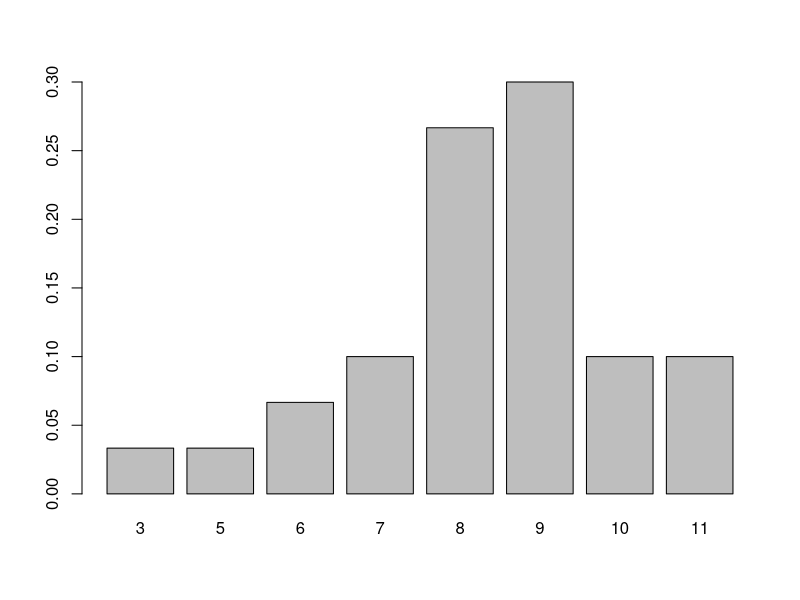
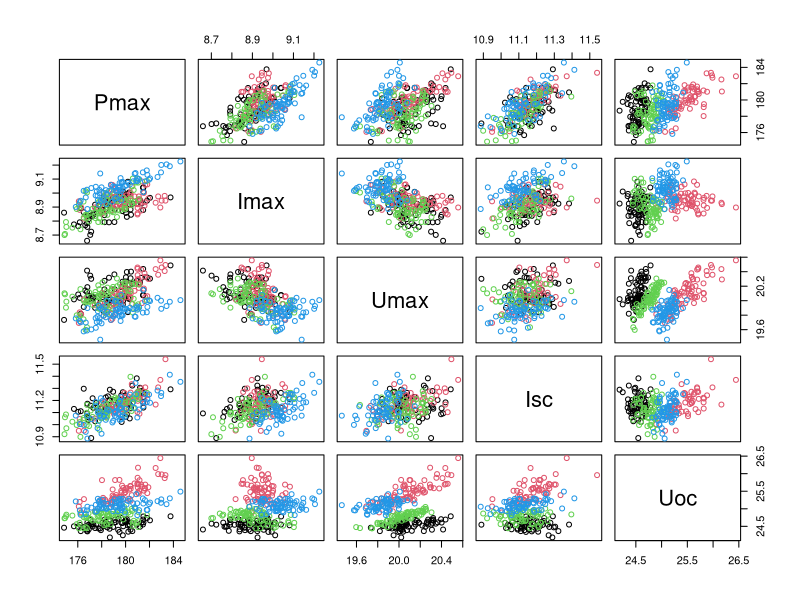
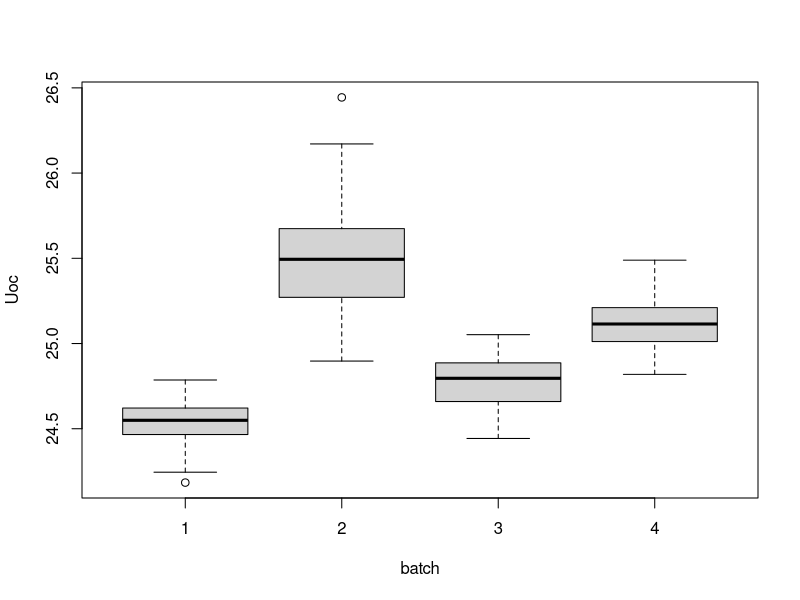
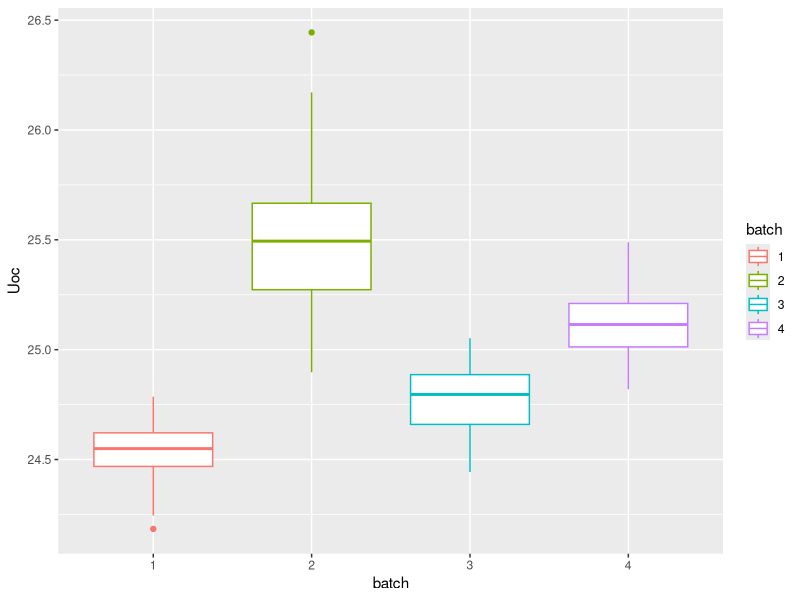
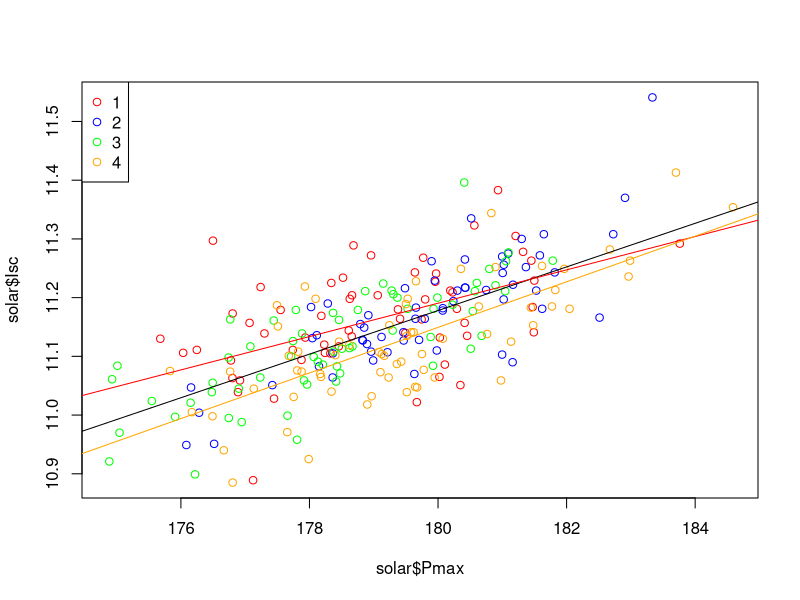
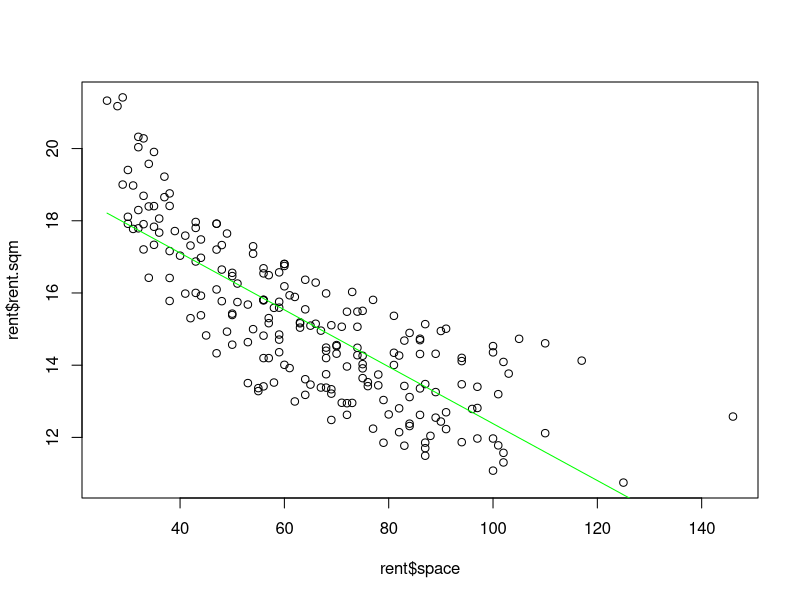
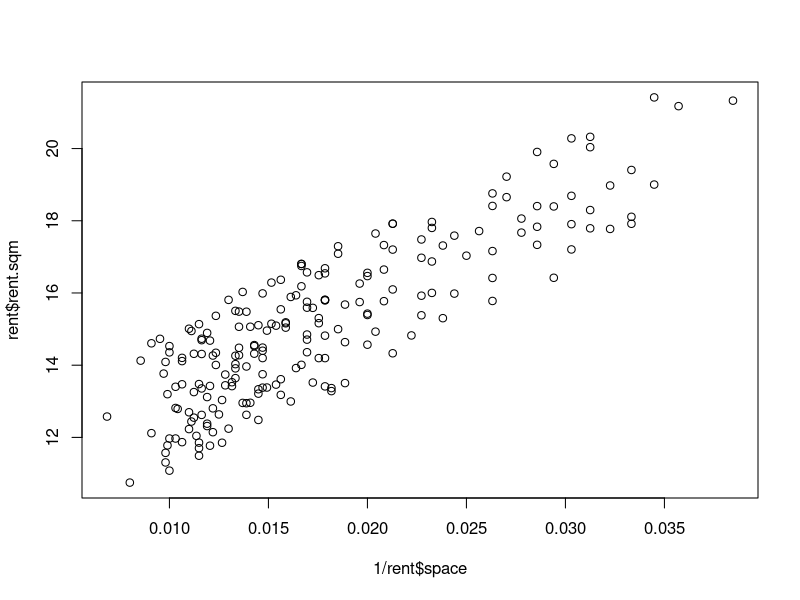
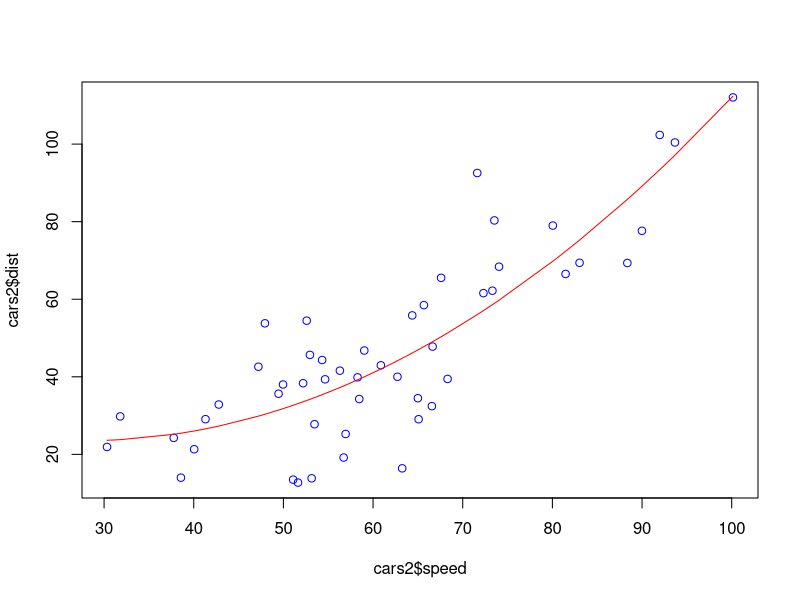

Source code (R) for these figures, in order:
library(ggplot2)
library(MASS)

######
#Task9
######

# (a) Draw a random sample of size m = 30 from a B(n,p)-distribution, 
# the Binomial distribution with parameter n = 12 and p = 0.7, 
# applying the R-function rbinom.

#Number of observations you want to see
#Number of trials per observation
#probability of success for each trial

binom_sample = rbinom(30, 12, 0.7)

# (b) Construct the bar plot and 
# add the probability mass function (pmf) of the generating distribution.

binom_pmf = table(binom_sample)/30

barplot(binom_pmf)

# (c) Calculate the mean (x ̄) and the variance (s2) of your sample and 
# write them in the title of the figure. Furthermore, calculate

T_m.n.p = sqrt(30) * (mean(binom_sample) - 12*0.7)/sqrt(12*0.7*0.3)

# (d) Write a function with arguments m, n and p 
# which draws a new random sample of size
# m from a B(n,p)-distribution and returns the value of Tm,n,p.

my.t.m.n.p = function(m, n, p){
  
  binom_sample = rbinom(m, n, p)
  
  return(sqrt(m) * (mean(binom_sample) - n*p) / sqrt(n*p*(1-p)))
  
}

# (e) Apply the function from (d) 10,000 times for m ∈ {5, 30, 500}, 
# with n = 12 and p = 0.7. For each m, 
# create a histogram with 16 breaks for the returned values. 
# What do you observe?

'for(i in 1:10000){
  
  for(j in c(5, 30, 500)){
    
    
    
  }
  
}
'

#######
#Task10
#######

# (a) Download the CSV-file Solar.csv from the RWTHmoodle space of the course 
# Applied Data Analysis (Tutorial/Praktikum, no 11.04012). 
# Import the data as a data.frame object into the R workspace and 
# transform the attribute batch to type factor.

solar = read.csv2("Solar.csv", header = TRUE, sep = ";")

solar$batch = as.factor(solar$batch)

# fill na

#solar$Isc[which(is.na(solar$Isc))] = mean(solar$Isc[which(!is.na(solar$Isc))])

# (b) Create a scatterplot matrix of the attributes 
# Pmax, Imax, Umax, Isc and Uoc. 
# Differ- entiate the points by batch using colors.

pairs(solar[,2:6], col = solar$batch)

# (c) Create Box-plots for Uoc for each batch in one figure.

boxplot(solar$Uoc ~ solar$batch, xlab = "batch", ylab = "Uoc")

ggplot(solar, aes(x=batch, y=Uoc, color=batch)) +
  geom_boxplot()

# (d) For the data of Solar.csv, create an (Pmax, Isc) scatterplot. 
# Differentiate the points by
# batch using colors and add a linear regression line. 
# Compute the parameter vector

#scatterplot
plot(solar$Pmax,solar$Isc,col=c("red","blue","green","orange")[solar$batch])
#add legend
legend(x="topleft", legend = levels(solar$batch), col=c("red","blue","green","orange"), pch=1)

# (i) via Example I.4.6 and Theorem I.4.9 of the lecture,

# predict parameter term of Isc based on the Pmax

B0 = solar[which(!is.na(solar$Isc)),]

B = cbind(rep(1, nrow(B0)), B0$Pmax)
#B = solar$Pmax

beta = ginv(t(B) %*% B) %*% t(B) %*% B0$Isc

pmax.fit = lm(Isc ~ Pmax, data = solar)

B1 = cbind(rep(1, nrow(solar)), solar$Pmax)

Isc_fit1 = B1 %*% beta

abline(pmax.fit, col = "black")

na.idx = which(is.na(solar$Isc))

library(tidyverse)

Pmax = data.frame(solar$Pmax)

colnames(Pmax) = "Pmax"

predicted.Isc = predict(pmax.fit, newdata = Pmax)

solar$Isc[na.idx] = predicted.Isc[na.idx]

solar.batch1 = solar[solar$batch == "1",]

solar.batch1 = solar.batch1[which(!is.na(solar.batch1$Isc)),]

lm.batch1 = lm(Isc ~ Pmax, data = solar.batch1)

abline(lm.batch1$coefficients, col = "red")

solar.batch4 = solar[solar$batch == "4",]

solar.batch4 = solar.batch4[which(!is.na(solar.batch4$Isc)),]

lm.batch4 = lm(Isc ~ Pmax, data = solar.batch4)

abline(lm.batch4$coefficients, col = "orange")

write.csv(solar,"solar_task10.RData", row.names = FALSE)


#######
#Task11
#######

# (a) Download the CSV-file rent.csv from RWTHmoodle. 
# Import the data as a data.frame object into the R workspace.

rent = read.csv2("rent.csv", header = TRUE, sep = ";")

# (b) Create a scatterplot of the attributes rent.sqm(y-axis) and space(x-axis). 
# Add a linear regression line (you may use the function lm) to the scatterplot.

plot(rent$space, rent$rent.sqm)

lm.sqm = lm(rent.sqm ~ space, data = rent)

lines(rent$space, fitted(lm.sqm) , col = "green")

plot(1/rent$space, rent$rent.sqm)

lm2.sqm = lm(rent.sqm ~ 1/space, data = rent)

lines(rent$space, fitted(lm2.sqm) , col = "red")

#######
#Task12
#######

# (a) Download the white-space-separated file cars2.dat from RWTHmoodle. 
# Import the data as a data.frame object into the R workspace.

cars2 = read.table("cars2.dat", header = TRUE, sep = " ")

# (b) Create a scatterplot of the attributes dist (y-axis) and speed (x-axis) 
# of the cars2 data set.

plot(cars2$speed, cars2$dist, col = "blue")

# (c) Add a quadratic regression curve to the scatterplot 
# by using a linear model with the approach
# dist = a + b · speed + c · speed2

lm.dist = lm(dist ~ poly(speed, degree = 2), data = cars2)

lines(cars2$speed[order(cars2$speed)], fitted(lm.dist)[order(cars2$speed)], col = "red")

B = cbind(rep(1, nrow(cars2)), cars2$speed, (cars2$speed)^2)

Q = B %*% ginv(t(B) %*% B) %*% t(B)

B0 = cbind(rep(1, nrow(cars2)), cars2$speed)

Q0 = B0 %*% ginv(t(B0) %*% B0) %*% t(B0)

F_score = (nrow(cars2) - 3) * t(cars2$dist) %*% (Q - Q0) %*% cars2$dist/(t(cars2$dist) %*% (diag(nrow(cars2)) - Q) %*% cars2$dist)

reject = F_score > qf(1 - 0.05, 1, nrow(cars2) - 3)

# bonus
p.val = 1 - pf(F_score, 1, 47)

reject.alt = p.val < 0.05

# by using anova
lm.dist2 = lm(dist ~ poly(speed, degree = 1), data = cars2)

anova(lm.dist2, lm.dist)